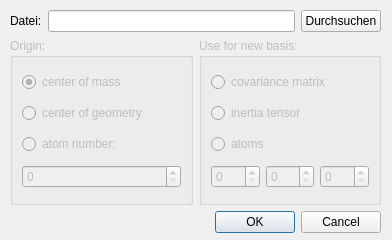
<?xml version="1.0" encoding="UTF-8"?>
<ui version="4.0">
 <class>open_molecule_dialog</class>
 <widget class="QDialog" name="open_molecule_dialog">
  <property name="geometry">
   <rect>
    <x>0</x>
    <y>0</y>
    <width>392</width>
    <height>240</height>
   </rect>
  </property>
  <property name="windowTitle">
   <string>Dialog</string>
  </property>
  <widget class="QWidget" name="layoutWidget">
   <property name="geometry">
    <rect>
     <x>10</x>
     <y>10</y>
     <width>371</width>
     <height>223</height>
    </rect>
   </property>
   <layout class="QVBoxLayout" name="verticalLayout_4">
    <item>
     <layout class="QVBoxLayout" name="verticalLayout_3">
      <item>
       <layout class="QHBoxLayout" name="file">
        <item>
         <widget class="QLabel" name="label">
          <property name="text">
           <string>Datei:</string>
          </property>
         </widget>
        </item>
        <item>
         <widget class="QLineEdit" name="filename">
          <property name="readOnly">
           <bool>true</bool>
          </property>
         </widget>
        </item>
        <item>
         <widget class="QPushButton" name="filedialog">
          <property name="text">
           <string>Durchsuchen</string>
          </property>
         </widget>
        </item>
       </layout>
      </item>
      <item>
       <layout class="QHBoxLayout" name="settings">
        <item>
         <widget class="QGroupBox" name="origin">
          <property name="enabled">
           <bool>false</bool>
          </property>
          <property name="title">
           <string>Origin:</string>
          </property>
          <layout class="QVBoxLayout" name="verticalLayout">
           <item>
            <widget class="QRadioButton" name="com">
             <property name="text">
              <string>center of mass</string>
             </property>
             <property name="checked">
              <bool>true</bool>
             </property>
            </widget>
           </item>
           <item>
            <widget class="QRadioButton" name="cog">
             <property name="text">
              <string>center of geometry</string>
             </property>
            </widget>
           </item>
           <item>
            <widget class="QRadioButton" name="coa">
             <property name="text">
              <string>atom number:</string>
             </property>
            </widget>
           </item>
           <item>
            <widget class="QSpinBox" name="an">
             <property name="enabled">
              <bool>false</bool>
             </property>
            </widget>
           </item>
          </layout>
         </widget>
        </item>
        <item>
         <widget class="QGroupBox" name="basis">
          <property name="enabled">
           <bool>false</bool>
          </property>
          <property name="title">
           <string>Use for new basis:</string>
          </property>
          <layout class="QVBoxLayout" name="verticalLayout_2">
           <item>
            <widget class="QRadioButton" name="covar">
             <property name="text">
              <string>covariance matrix</string>
             </property>
            </widget>
           </item>
           <item>
            <widget class="QRadioButton" name="inert">
             <property name="text">
              <string>inertia tensor</string>
             </property>
            </widget>
           </item>
           <item>
            <widget class="QRadioButton" name="atoms">
             <property name="text">
              <string>atoms</string>
             </property>
            </widget>
           </item>
           <item>
            <layout class="QHBoxLayout" name="atom_numbers">
             <item>
              <widget class="QSpinBox" name="atom3"/>
             </item>
             <item>
              <widget class="QSpinBox" name="atom2"/>
             </item>
             <item>
              <widget class="QSpinBox" name="atom1"/>
             </item>
            </layout>
           </item>
          </layout>
         </widget>
        </item>
       </layout>
      </item>
     </layout>
    </item>
    <item>
     <widget class="QDialogButtonBox" name="buttonBox">
      <property name="cursor">
       <cursorShape>ArrowCursor</cursorShape>
      </property>
      <property name="autoFillBackground">
       <bool>false</bool>
      </property>
      <property name="orientation">
       <enum>Qt::Horizontal</enum>
      </property>
      <property name="standardButtons">
       <set>QDialogButtonBox::Cancel|QDialogButtonBox::Ok</set>
      </property>
     </widget>
    </item>
   </layout>
  </widget>
 </widget>
 <resources/>
 <connections>
  <connection>
   <sender>buttonBox</sender>
   <signal>accepted()</signal>
   <receiver>open_molecule_dialog</receiver>
   <slot>accept()</slot>
   <hints>
    <hint type="sourcelabel">
     <x>248</x>
     <y>254</y>
    </hint>
    <hint type="destinationlabel">
     <x>157</x>
     <y>274</y>
    </hint>
   </hints>
  </connection>
  <connection>
   <sender>buttonBox</sender>
   <signal>rejected()</signal>
   <receiver>open_molecule_dialog</receiver>
   <slot>reject()</slot>
   <hints>
    <hint type="sourcelabel">
     <x>316</x>
     <y>260</y>
    </hint>
    <hint type="destinationlabel">
     <x>286</x>
     <y>274</y>
    </hint>
   </hints>
  </connection>
 </connections>
</ui>
